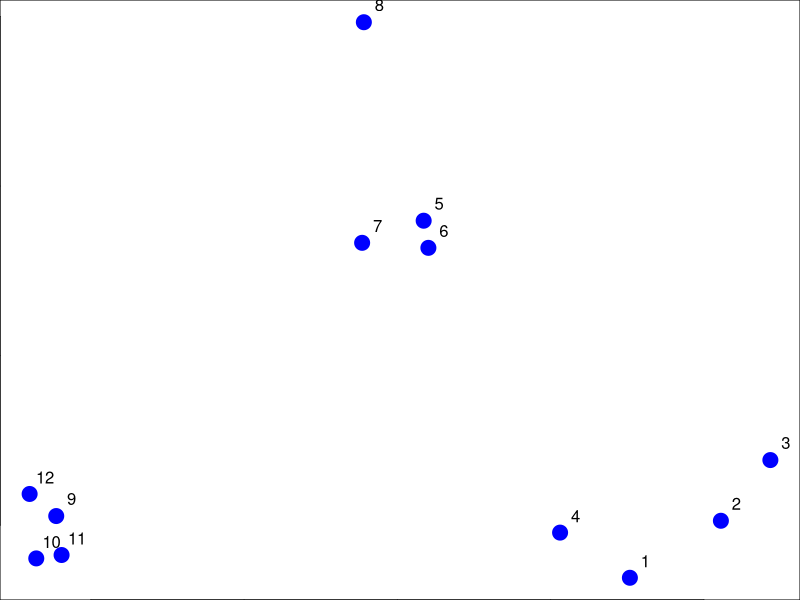
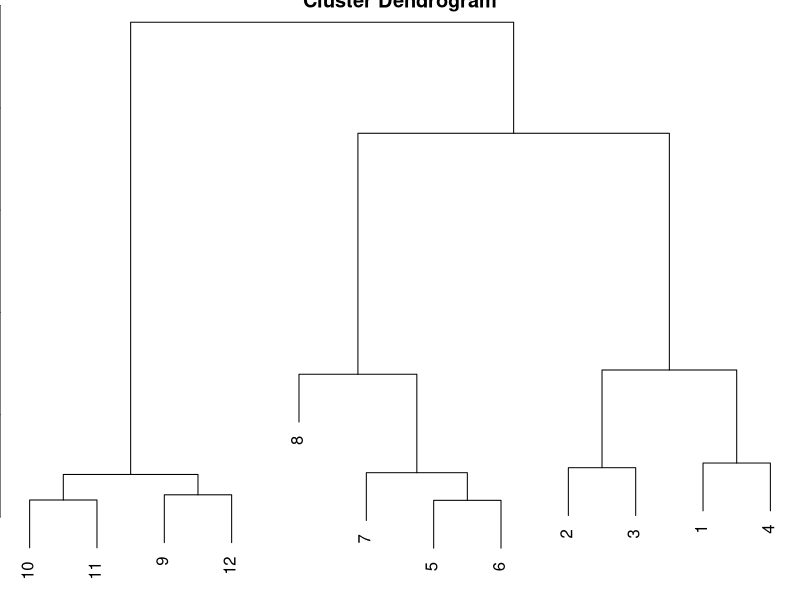
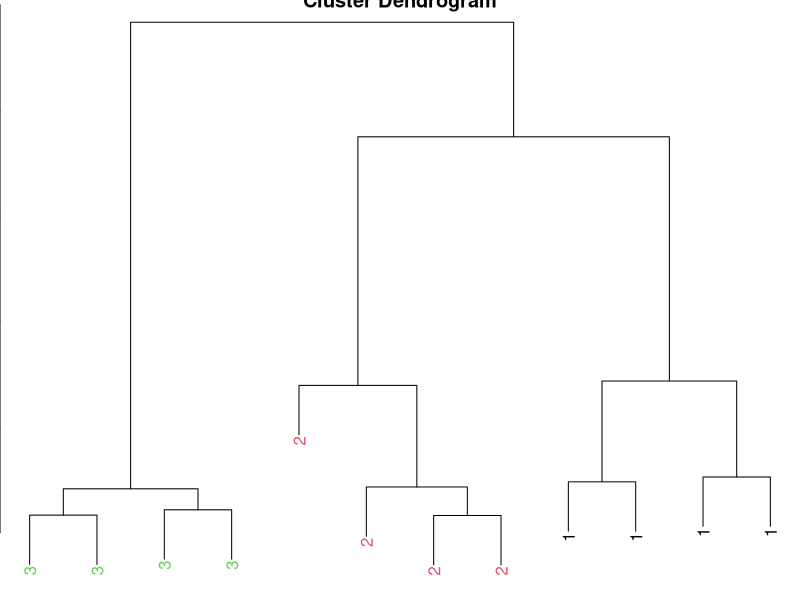
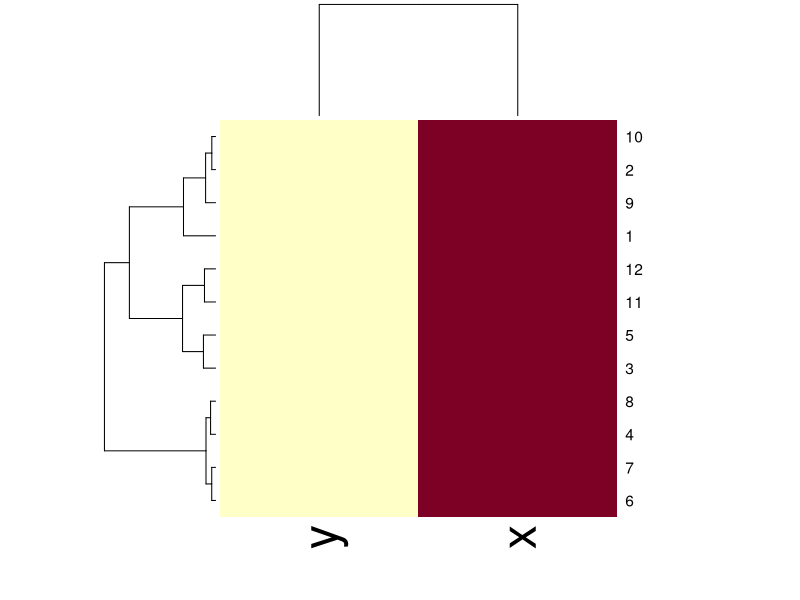

Write the R code that produced these figures, in order.
# Hierarchical Clustering

## Example
set.seed(1234)
par(mar = c(0, 0, 0, 0))
x <- rnorm(12, mean = rep(13:3, each = 4), sd = 0.2) 
y <- rnorm(12, mean = rep(c(1,2,1), each = 4), sd = 0.2)
plot(x, y, col = "blue", pch = 19, cex = 2)
text(x + 0.05, y + 0.05, labels = as.character(1:12))

## Hierarchical Clustering - dist

dataFrame <- data.frame(x = x, y = y)
dist(dataFrame)

## Hierarchical Clustering - hclust
dataFrame <- data.frame(x=x, y=y)
distxy <- dist(dataFrame)
hClustering <- hclust(distxy)
plot(hClustering)

## Pretty Dendogram 
myplclust <- function( hclust, lab=hclust$labels, lab.col=rep(1,length(hclust$labels)), hang=0.1,...){
        ## modifiction of plclust for plotting hclust objects *in colour*!
        ## Copyright Eva KF Chan 2009
        ## Arguments:
        ## hclust:    hclust object
        ## lab:       a character vector of labels of the leaves of the tree
        ## lab.col:   colour for thelabels; NA=default device foreground colour
        ## hang:      as in hclust & plclust
        ## Side effect:
        ## A display of hierarchical cluster with coloured leaf labels.
        y <- rep(hclust$height,2); x <- as.numeric(hclust$merge)
        y <- y[which(x<0)]; x <- x[which(x<0)]; x <- abs(x)
        y <- y[order(x)]; x <- x[order(x)]
        plot( hclust, labels=FALSE,hang=hang, ... )
        text( x=x, y=y[hclust$order]-(max(hclust$height)*hang),
              labels=lab[hclust$order], col=lab.col[hclust$order],
              srt=90, adj=c(1,0.5),xpd=NA, ... )
}

dataFrame <- data.frame(x=x, y=y)
distxy <- dist(dataFrame)
hClustering <- hclust(distxy)
myplclust(hClustering, lab = rep(1:3, each = 4), lab.col = rep(1:3, each = 4))

## Heatmap
dataFrame <- data.frame(x=x, y=y)
set.seed(143)
dataMatrix <- as.matrix(dataFrame)[sample(1:12), ]
heatmap(dataMatrix)
